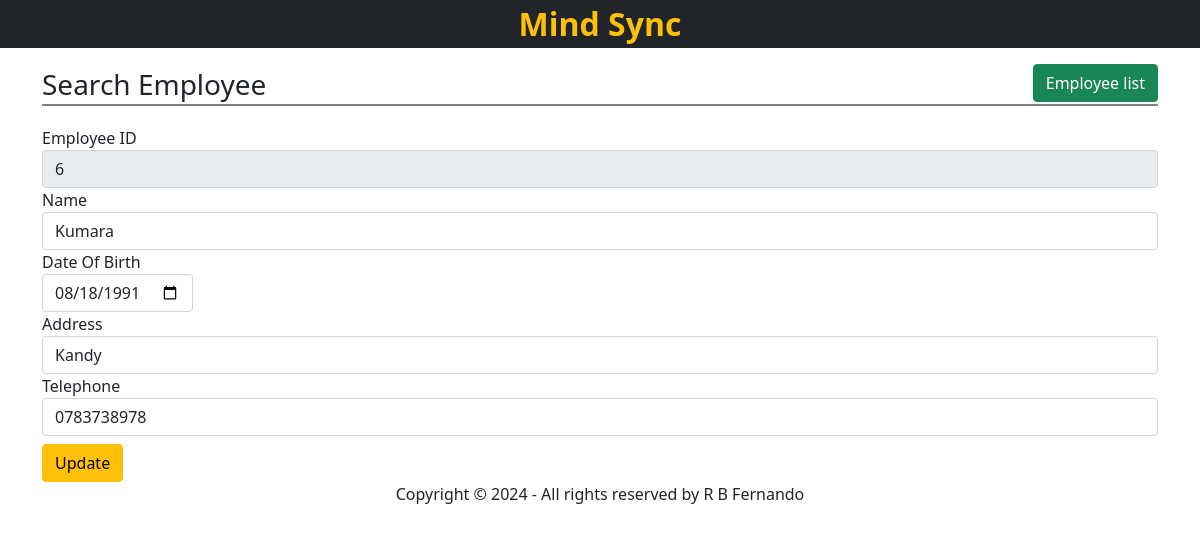
/view/public/edit-employee.php?id=6, run on an earlier commit of the app's database.
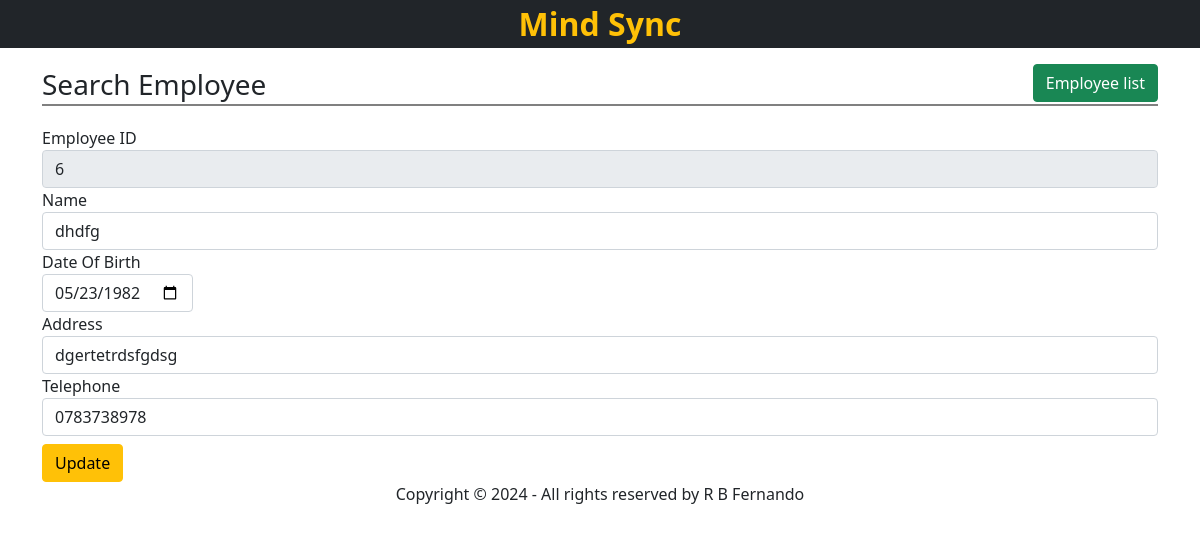
And on a later commit of the database.
### tables this page shows
CREATE TABLE "employees"(id INTEGER PRIMARY KEY, name VARCHAR(1000), dob VARCHAR(10), address VARCHAR(255), tele VARCHAR(12));

### view/public/edit-employee.php (the view)
<?php
require('../../database/db_config.php');
$empId = $_GET['id'];
$sql = "SELECT * FROM employees WHERE id=$empId";
$result = $db->query($sql);
$row = $result->fetchArray(SQLITE3_ASSOC);
require('../include/html_head.php');
?>
<body>
    <?php
    include('../include/header.php');
    ?>
    <main>
        <div class="container">
            <h3 class="page-title">Search Employee
                <a href="index.php" class="btn btn-success float-end">Employee list</a>
            </h3>
            <form action="update-employee.php" method="POST">
                <div class="form-group">
                    <label>Employee ID</label>
                    <input type="number" name="id" class="form-control" value="<?= $row['id'] ?>" readonly placeholder="Employee ID" aria-label="Employee Number" aria-describedby="basic-addon1">
                </div>
                <div class="form-group">
                    <label>Name</label>
                    <input type="text" name="name" required maxlength="100" class=" form-control" value="<?= $row['name'] ?>">
                </div>
                <div class="form-group">
                    <?php
                    $date = date_create("today");
                    date_sub($date, date_interval_create_from_date_string("18 years"));
                    ?>
                    <label>Date Of Birth
                        <input type="date" name="dob" class="form-control" value="<?= $row['dob'] ?>" max="<?= date_format($date, "Y-m-d") ?>" required></label>
                </div>
                <div class="form-group">
                    <label>Address</label>
                    <input type="text" name="address" required maxlength="100" class=" form-control" value="<?= $row['address']; ?>">
                </div>
                <div class="form-group">
                    <label>Telephone</label>
                    <input type="text" name="tele" class="form-control" maxlength="11" required pattern="[0-9]{3}-[0-9]{7}" value="<?= $row['tele']; ?>">
                </div>
                <button type="submit" class="btn btn-warning mt-2">Update</button>
            </form>
        </div>
    </main>
    <?php
    include('../include/footer.php');
    ?>
</body>
</html>

What changed in the data, as far as the page shows it:
changed employees id 6: name "Kumara" → "dhdfg"; dob "08/18/1991" → "05/23/1982"; address "Kandy" → "dgertetrdsfgdsg"
